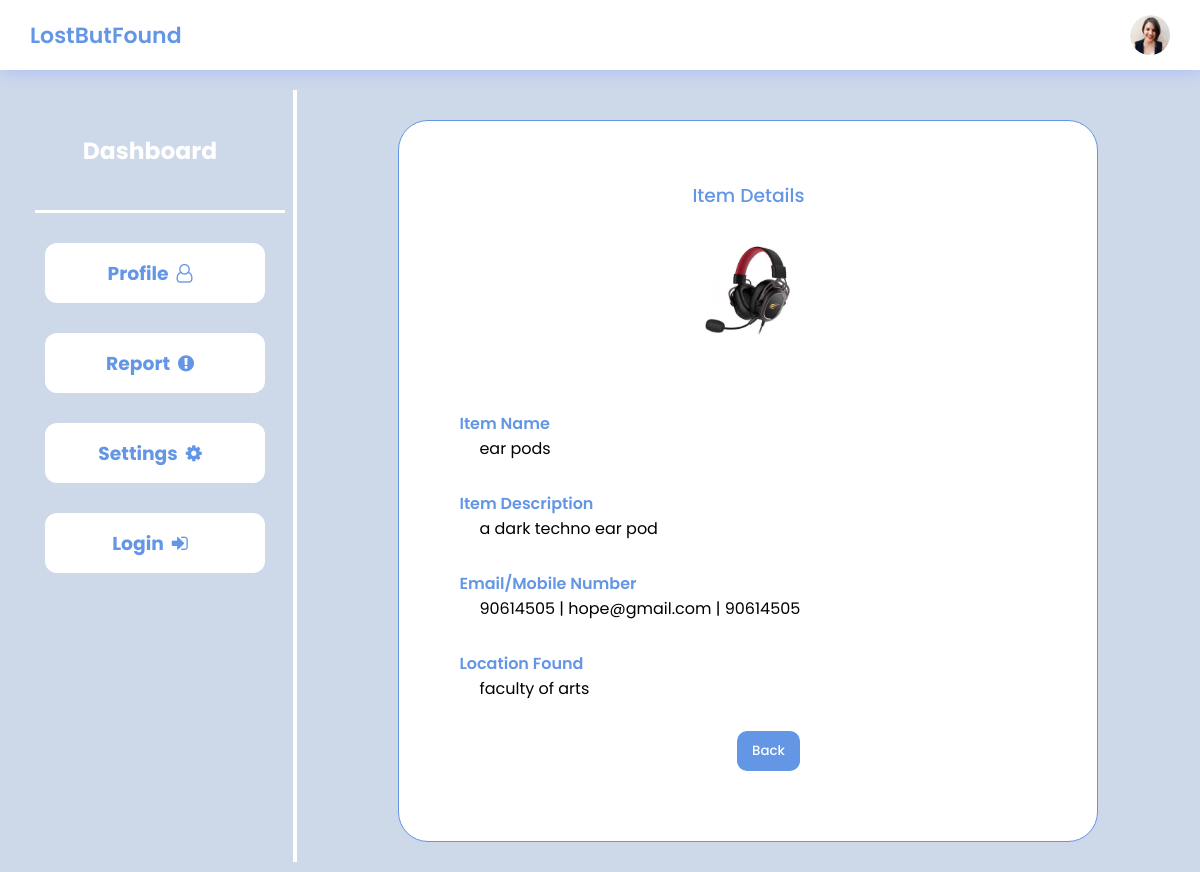
The app's page /item_detail/4/ with its own data.
### LbfApp/models.py (models this page shows, shortened)
class Item(models.Model):
    user = models.ForeignKey(CustomUser, on_delete=models.CASCADE, related_name='items')
    name = models.CharField(max_length=200)
    location_found = models.CharField(max_length=200 , blank=True)
    description = models.TextField(blank=True)
    contact = models.CharField(max_length=200,null= True)
    image = models.ImageField(upload_to='img', default = '',blank=True)
    STATUS = (
        ('retrieved','Retrieved'),
        ('missing','Missing'),
    )
    status = models.CharField(max_length=100, choices=STATUS, default='missing')
    created = models.DateTimeField(auto_now_add=True)
    updated = models.DateTimeField(auto_now_add=True)

class CustomUser(AbstractUser):
    fullname = models.CharField(max_length=200, unique=True)
    email = models.EmailField(unique=True, )
    matric_number = models.CharField(unique=True,max_length=255)
    phone_number = models.IntegerField(null=True, unique=True)
    profile_pic = models.ImageField(default="avatar.png",upload_to = 'img', null = True,)
    GENDER_CHOICES = (
    ('male', 'Male'),
    ('female', 'Female'),
    ('rather_not_say', 'Rather not say'),
    )
    gender = models.CharField(max_length=100,choices=GENDER_CHOICES, default='rather_not_say')
    USERNAME_FIELD = 'email'
    REQUIRED_FIELDS = ['username']

### LbfApp/views.py (the view)
# urls.py: path('item_detail/<int:pk>/', views.item_detail, name='item_detail'),
def  item_detail(request, pk):
    item = Item.objects.get(id = pk)
    context = {'item':item}
    return render(request, 'LbfApp/details.html', context)

### LbfApp/templates/LbfApp/details.html (shortened to what this page needs)
{% load static %}
<!DOCTYPE html>
<html lang="en">
<head>
	<link rel="stylesheet" href="https://cdnjs.cloudflare.com/ajax/libs/font-awesome/5.15.3/css/all.min.css"/>
	<link rel="stylesheet" href="https://cdnjs.cloudflare.com/ajax/libs/font-awesome/4.7.0/css/font-awesome.min.css">
	<link rel="stylesheet" href="{% static '/css/details.css' %}">
</head>
<body>
    <header>
		<div class="logoSec">
			<div class="logo">LostButFound</div>
		</div>
		<div class="message">
            <div class="dp">
                {%if user.is_authenticated %}
                <a href="{% url 'profile' %}"><img src= "{{user.profile_pic.url}}" class="dpIcn" alt="dp"></a>
                {% else %}
                <a href="{% url 'profile' %}"><img src= "{% static '/img/dpImage.png' %}" class="dpIcn" alt="dp"></a>
                {% endif %}
            </div>
		</div>
	</header>
	<div class="main-container">
		<div class="navContainer">
			<nav class="nav">
				<div class="nav-upper-options">
                    <a href="{% url 'dashboard' %}" class="option-link">
                        <div class="nav-option option1">
                            <h3>Dashboard</h3>
                        </div>
                    </a>
					<div class="line"></div>
					<a href="{% url 'profile' %}" class="option-link">
                        <div class="nav-option option5">
                            <h3>Profile &nbsp;<i class="fa fa-user-o" aria-hidden="true"></i></h3>
                        </div>
					</a>
					<a href="{% url 'report' %}" class="option-link">
                        <div class="nav-option option3">
                            <h3>Report &nbsp;<i class="fa fa-exclamation-circle" aria-hidden="true"></i></h3>
                        </div>
                    </a>
                    <a href="" class="option-link">
					<div class="nav-option option6">
						<h3>Settings &nbsp;<i class="fa fa-cog" aria-hidden="true"></i></h3>
					</div>
                    </a>
                    {% if user.is_authenticated %}
                    <a href="{% url 'logout' %}"  class="option-link">
					<div class="nav-option logout">
						<h3>Logout &nbsp;<i class="fa fa-sign-out" aria-hidden="true"></i></h3>
					</div>
                    </a>
                    {%else%}
                    <a href="{% url 'login' %}" class="option-link">
                    <div class="nav-option logout">
                        <h3>Login &nbsp;<i class="fa fa-sign-in" aria-hidden="true"></i></h3>
					</div>
                    </a>
                    {% endif %}
				</div>
			</nav>
		</div>
		<div class="main">
			<div class="profile-container">
				<div class="profile-header">
                    <h3>Item Details</h3>
					<img src="{{item.image.url}}" alt="Profile Image">
				</div>
				<div class="profile-body">
					<section action="#">
						<label for="itemName">Item Name</label><br>
						<div id="itemName">{{item.name}}</div>
						<label for="itemDescription">Item Description</label><br>
						<div id="itemDescription">{{item.description}}</div>
						<label for="contactEmail">Email/Mobile Number</label><br>
						<div id="contactEmail">{{item.user.phone_number}} | {{item.user.email}} | {{item.contact}}</div>
						<label for="location">Location Found</label><br>
						<div id="location">{{item.location_found}}</div>
						<div class="button">
							{% if item.user == request.user %}
							<button type="submit" onclick="retrieveConfirmation()">Item Retrieved</button>
							{% else %}
							<a href ="{% url 'dashboard' %}"><button type="submit" href = "{% url 'dashboard' %}">Back</button></a>
							{% endif %}
						</div>
                    </section>
				</div>
			</div>
		</div>
	</div>
</body>
</html>

### LbfApp/static/css/details.css (style rules this page uses)
* { margin: 0; padding: 0; box-sizing: border-box; font-family: "Poppins", sans-serif; }
:root { --background-color1: #fafaff; --background-color2: #ffffff; --background-color3: #ededed; --background-color4: #CDD8E9; --background-color5: #57430E; --background-color6: #6396E5; }
body { background-color: var(--background-color4); max-width: 100%; overflow-x: hidden; }
header { height: 70px; width: 100vw; padding: 0 30px; background-color: var(--background-color2); position: fixed; z-index: 100; box-shadow: 1px 1px 15px rgba(161, 182, 253, 0.825); display: flex; justify-content: space-between; align-items: center; }
.logo { font-size: 22px; font-weight: 600; color: var(--background-color6); }
.logoSec { display: flex; align-items: center; justify-content: center; gap: 60px; }
.message { display: flex; gap: 40px; position: relative; cursor: pointer; }
.dp { height: 40px; width: 40px; border-radius: 50%; align-items: center; justify-content: center; overflow: hidden; }
.main-container { display: flex; width: 100vw; position: relative; top: 70px; z-index: 1; }
.dpIcn { height: 42px; }
.main { height: calc(100vh - 70px); width: 100%; overflow-y:scroll; overflow-x: hidden; padding: 40px 30px 30px 30px; }
.nav { min-height: 91vh; width: 300px; background-color: var(--background-color4); position: absolute; top: 0px; left: 00; box-shadow: 1px 1px 10px var(--background-color3); display: flex; flex-direction: column; justify-content: space-between; text-align: center; overflow: hidden; padding: 30px 0 20px 10px; z-index: 98; }
.navContainer { top: 20px; height: calc(100vh - 100px); border-right: 4px solid #fff; width: 400px; position: relative; overflow-y: hidden; overflow-x: hidden; transition: all 0.5s ease-in-out; }
.nav-option { width: 220px; height: 60px; display: flex; text-align: center; align-items: center; justify-content: center; padding: 0 30px 0 20px; gap: 20px; transition: all 0.1s ease-in-out; background-color: #fff; color: var(--background-color6); border-radius: 12px; }
.option-link { text-decoration: none; color: var(--background-color4); }
.nav-upper-options { display: flex; flex-direction: column; align-items: center; gap: 30px; }
.option1 { color: var(--background-color2); background-color: var(--background-color4); cursor: pointer; font-size: 20px; }
.line { height: 3px; background-color: #fff; margin: 0 auto; margin-left: 25px; width: 250px; }
.profile-container { min-height: 300px; max-width: 700px; margin: 10px auto 0px auto; background-color: #ffffff; border-radius: 30px; border: 1px solid var(--background-color6); padding: 0px 20px 20px 20px; }
.profile-header { height: 80px; width: 100%; align-items: center; text-align: center; justify-content: center; margin-top: 40px; }
.profile-header img { width: 120px; }
.profile-header h3 { color: var(--background-color6); font-weight: 500; padding-top: 20px; padding-bottom: 20px; }
.profile-body { max-width: 700px; overflow-x: auto; padding: 20px; margin-top: 150px; }
.profile-body label { padding-left: 20px; font-size: 16px; color: var(--background-color6); font-weight: 600; }
.profile-body div { padding-left: 40px; padding-bottom: 30px; }
.button { text-align: center; }
.button button { padding: 10px 15px; outline: none; background-color: var(--background-color6); color: var(--background-color2); border-radius: 10px; border: none; cursor: pointer; transition: .3s; font-weight: 500; }

### records on screen
Item: image (picture), name "ear pods", description "a dark techno ear pod", user.phone_number "90614505", user.email "hope@gmail.com", contact "90614505", location_found "faculty of arts"
